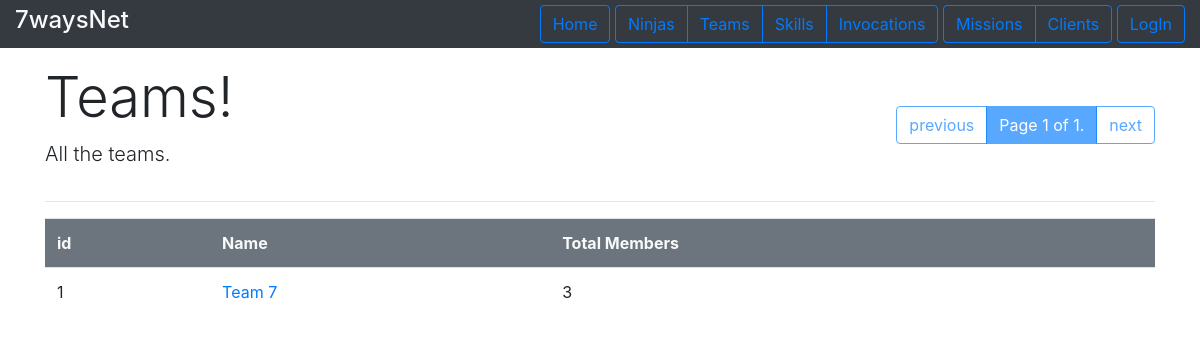
Page /ninjas/allTeams/ on the earlier database version.
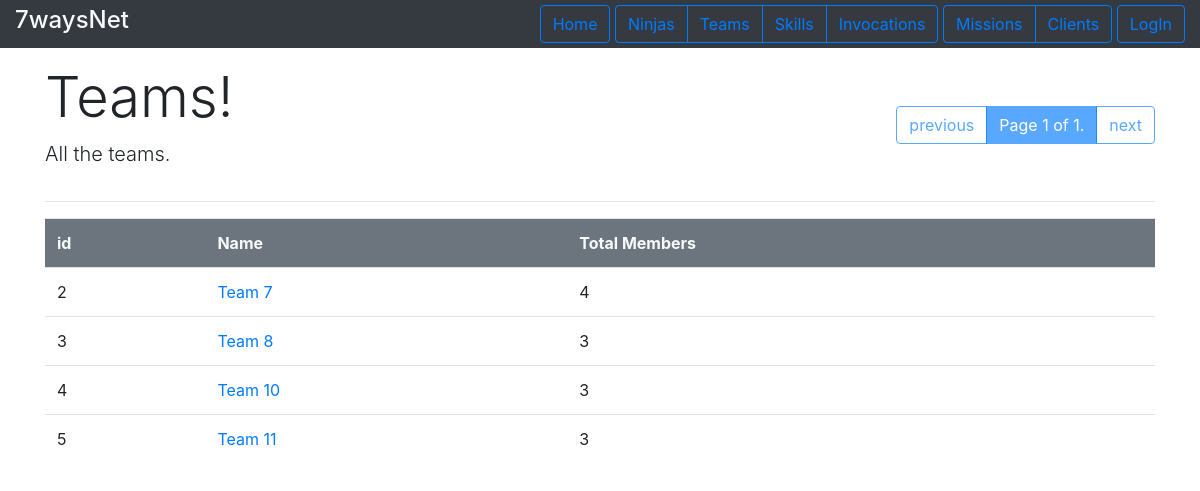
Same page on the later database version.
### ninjas/models.py (models this page shows, shortened)
class Team(models.Model):
    name = models.CharField(max_length=200)
    in_mission = models.BooleanField(default=False)
    def members(self):
        return Ninja.objects.filter(team_id=self.pk)
    def length(self):
        return len(self.members())

### ninjas/views.py (the view)
# urls.py: path('allTeams/', views.ShowAllTeamsView.as_view(), name='show_all_teams'),
class ShowAllTeamsView(generic.ListView):
    template_name='ninjas/show_all_teams.html'
    context_object_name='all_teams_list'
    paginate_by=5
    def get_queryset(self):
        return Team.objects.all()

### ninjas/templates/ninjas/show_all_teams.html (shortened to what this page needs)
{%extends 'base_list.html'%}
{% block listheader %}
    <div>
        <h1 class="display-4"> Teams! </h1>
        <p class="lead"> All the teams.</p>
    </div>
{% endblock %}
{%  block content %}
{% if all_teams_list %}
    <table class="table">
        <tr class="bg-secondary text-light ">
            <th>id</th><th>Name</th><th>Total Members</th>
        </tr>
        {% for team in all_teams_list %}
            <tr>
                <td> {{team.id}}</td>
                <td><a href="{% url 'ninjas:show_team' team.pk %}"> Team {{team.name}}</a></td>
                <td> {{team.length}} </td>
            </tr>
        {% endfor %}
    </table>
{% else %}
    <p>No teams in database.</p>
{% endif %}
{% endblock%}

Differences in the rows shown:
removed Team: id "1", name "7", length "3"
added Team: id "2", name "7", length "4"
added Team: id "3", name "8", length "3"
added Team: id "4", name "10", length "3"
added Team: id "5", name "11", length "3"
